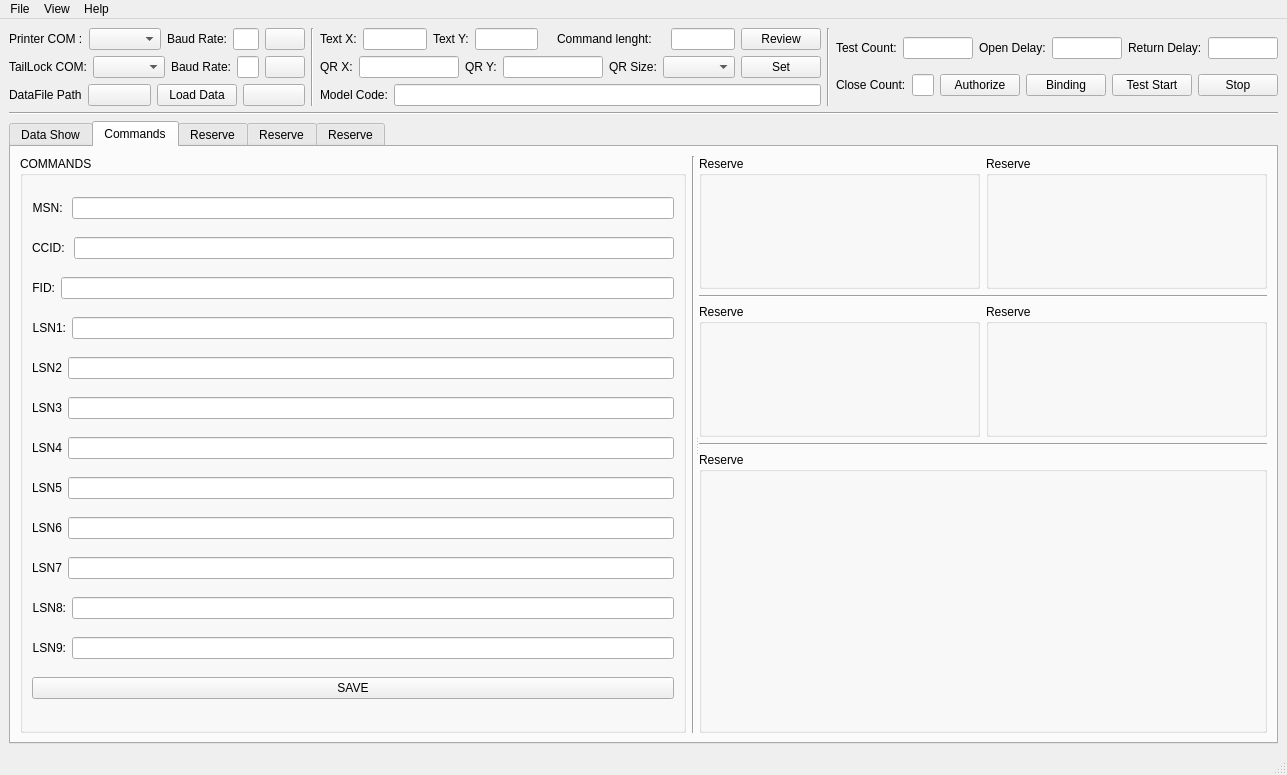
<?xml version="1.0" encoding="UTF-8"?>
<ui version="4.0">
 <class>MainWindow</class>
 <widget class="QMainWindow" name="MainWindow">
  <property name="geometry">
   <rect>
    <x>0</x>
    <y>0</y>
    <width>1287</width>
    <height>775</height>
   </rect>
  </property>
  <property name="windowTitle">
   <string>MainWindow</string>
  </property>
  <widget class="QWidget" name="centralwidget">
   <layout class="QVBoxLayout" name="verticalLayout_7">
    <item>
     <layout class="QVBoxLayout" name="verticalLayout_6">
      <item>
       <layout class="QVBoxLayout" name="verticalLayout_4">
        <item>
         <layout class="QHBoxLayout" name="horizontalLayout_12">
          <item>
           <layout class="QHBoxLayout" name="horizontalLayout_9">
            <item>
             <layout class="QHBoxLayout" name="horizontalLayout_4">
              <item>
               <layout class="QVBoxLayout" name="verticalLayout">
                <item>
                 <layout class="QHBoxLayout" name="horizontalLayout">
                  <item>
                   <widget class="QLabel" name="label">
                    <property name="text">
                     <string>Printer COM :</string>
                    </property>
                   </widget>
                  </item>
                  <item>
                   <widget class="QComboBox" name="comboBox"/>
                  </item>
                  <item>
                   <widget class="QLabel" name="label_3">
                    <property name="text">
                     <string>Baud Rate:</string>
                    </property>
                   </widget>
                  </item>
                  <item>
                   <widget class="QLineEdit" name="lineEdit"/>
                  </item>
                  <item>
                   <widget class="QPushButton" name="pushButton_8">
                    <property name="text">
                     <string/>
                    </property>
                   </widget>
                  </item>
                 </layout>
                </item>
                <item>
                 <layout class="QHBoxLayout" name="horizontalLayout_2">
                  <item>
                   <widget class="QLabel" name="label_2">
                    <property name="text">
                     <string>TailLock COM:</string>
                    </property>
                   </widget>
                  </item>
                  <item>
                   <widget class="QComboBox" name="comboBox_2"/>
                  </item>
                  <item>
                   <widget class="QLabel" name="label_4">
                    <property name="text">
                     <string>Baud Rate:</string>
                    </property>
                   </widget>
                  </item>
                  <item>
                   <widget class="QLineEdit" name="lineEdit_2"/>
                  </item>
                  <item>
                   <widget class="QPushButton" name="pushButton_9">
                    <property name="text">
                     <string/>
                    </property>
                   </widget>
                  </item>
                 </layout>
                </item>
                <item>
                 <layout class="QHBoxLayout" name="horizontalLayout_3">
                  <item>
                   <widget class="QLabel" name="label_5">
                    <property name="text">
                     <string>DataFile Path</string>
                    </property>
                   </widget>
                  </item>
                  <item>
                   <widget class="QPushButton" name="pushButton_10">
                    <property name="text">
                     <string/>
                    </property>
                   </widget>
                  </item>
                  <item>
                   <widget class="QPushButton" name="pushButton">
                    <property name="text">
                     <string>Load Data</string>
                    </property>
                   </widget>
                  </item>
                  <item>
                   <widget class="QPushButton" name="pushButton_2">
                    <property name="text">
                     <string/>
                    </property>
                   </widget>
                  </item>
                 </layout>
                </item>
               </layout>
              </item>
              <item>
               <widget class="Line" name="line_4">
                <property name="styleSheet">
                 <string notr="true"/>
                </property>
                <property name="orientation">
                 <enum>Qt::Vertical</enum>
                </property>
               </widget>
              </item>
             </layout>
            </item>
            <item>
             <layout class="QHBoxLayout" name="horizontalLayout_8">
              <item>
               <layout class="QVBoxLayout" name="verticalLayout_2">
                <item>
                 <layout class="QHBoxLayout" name="horizontalLayout_5">
                  <item>
                   <widget class="QLabel" name="label_6">
                    <property name="text">
                     <string>Text X:</string>
                    </property>
                   </widget>
                  </item>
                  <item>
                   <widget class="QLineEdit" name="lineEdit_3"/>
                  </item>
                  <item>
                   <widget class="QLabel" name="label_7">
                    <property name="text">
                     <string>Text Y:</string>
                    </property>
                   </widget>
                  </item>
                  <item>
                   <widget class="QLineEdit" name="lineEdit_4"/>
                  </item>
                  <item>
                   <widget class="QLabel" name="label_16">
                    <property name="text">
                     <string/>
                    </property>
                   </widget>
                  </item>
                  <item>
                   <widget class="QLabel" name="label_18">
                    <property name="text">
                     <string>Command lenght:</string>
                    </property>
                   </widget>
                  </item>
                  <item>
                   <widget class="QLabel" name="label_17">
                    <property name="text">
                     <string/>
                    </property>
                   </widget>
                  </item>
                  <item>
                   <widget class="QLineEdit" name="lineEdit_12"/>
                  </item>
                  <item>
                   <widget class="QPushButton" name="pushButton_3">
                    <property name="text">
                     <string>Review</string>
                    </property>
                   </widget>
                  </item>
                 </layout>
                </item>
                <item>
                 <layout class="QHBoxLayout" name="horizontalLayout_6">
                  <item>
                   <widget class="QLabel" name="label_8">
                    <property name="text">
                     <string>QR X:</string>
                    </property>
                   </widget>
                  </item>
                  <item>
                   <widget class="QLineEdit" name="lineEdit_5"/>
                  </item>
                  <item>
                   <widget class="QLabel" name="label_9">
                    <property name="text">
                     <string>QR Y:</string>
                    </property>
                   </widget>
                  </item>
                  <item>
                   <widget class="QLineEdit" name="lineEdit_6"/>
                  </item>
                  <item>
                   <widget class="QLabel" name="label_10">
                    <property name="text">
                     <string>QR Size:</string>
                    </property>
                   </widget>
                  </item>
                  <item>
                   <widget class="QComboBox" name="comboBox_3"/>
                  </item>
                  <item>
                   <widget class="QPushButton" name="pushButton_4">
                    <property name="text">
                     <string>Set</string>
                    </property>
                   </widget>
                  </item>
                 </layout>
                </item>
                <item>
                 <layout class="QHBoxLayout" name="horizontalLayout_7">
                  <item>
                   <widget class="QLabel" name="label_11">
                    <property name="text">
                     <string>Model Code:</string>
                    </property>
                   </widget>
                  </item>
                  <item>
                   <widget class="QLineEdit" name="lineEdit_7"/>
                  </item>
                 </layout>
                </item>
               </layout>
              </item>
              <item>
               <widget class="Line" name="line_5">
                <property name="orientation">
                 <enum>Qt::Vertical</enum>
                </property>
               </widget>
              </item>
             </layout>
            </item>
           </layout>
          </item>
          <item>
           <layout class="QVBoxLayout" name="verticalLayout_3">
            <item>
             <layout class="QHBoxLayout" name="horizontalLayout_10">
              <item>
               <widget class="QLabel" name="label_13">
                <property name="text">
                 <string>Test Count:</string>
                </property>
               </widget>
              </item>
              <item>
               <widget class="QLineEdit" name="lineEdit_8"/>
              </item>
              <item>
               <widget class="QLabel" name="label_12">
                <property name="text">
                 <string>Open Delay:</string>
                </property>
               </widget>
              </item>
              <item>
               <widget class="QLineEdit" name="lineEdit_9"/>
              </item>
              <item>
               <widget class="QLabel" name="label_14">
                <property name="text">
                 <string>Return Delay:</string>
                </property>
               </widget>
              </item>
              <item>
               <widget class="QLineEdit" name="lineEdit_10"/>
              </item>
             </layout>
            </item>
            <item>
             <layout class="QHBoxLayout" name="horizontalLayout_11">
              <item>
               <widget class="QLabel" name="label_15">
                <property name="text">
                 <string>Close Count:</string>
                </property>
               </widget>
              </item>
              <item>
               <widget class="QLineEdit" name="lineEdit_11">
                <property name="text">
                 <string/>
                </property>
               </widget>
              </item>
              <item>
               <widget class="QPushButton" name="pushButton_5">
                <property name="text">
                 <string>Authorize</string>
                </property>
               </widget>
              </item>
              <item>
               <widget class="QPushButton" name="pushButton_6">
                <property name="text">
                 <string>Binding</string>
                </property>
               </widget>
              </item>
              <item>
               <widget class="QPushButton" name="pushButton_7">
                <property name="text">
                 <string>Test Start</string>
                </property>
               </widget>
              </item>
              <item>
               <widget class="QPushButton" name="pushButton_11">
                <property name="text">
                 <string>Stop</string>
                </property>
               </widget>
              </item>
             </layout>
            </item>
           </layout>
          </item>
         </layout>
        </item>
        <item>
         <widget class="Line" name="line_6">
          <property name="orientation">
           <enum>Qt::Horizontal</enum>
          </property>
         </widget>
        </item>
       </layout>
      </item>
      <item>
       <widget class="QTabWidget" name="tabWidget">
        <property name="currentIndex">
         <number>1</number>
        </property>
        <widget class="QWidget" name="tab">
         <attribute name="title">
          <string>Data Show</string>
         </attribute>
         <layout class="QVBoxLayout" name="verticalLayout_5">
          <item>
           <widget class="QTableWidget" name="tableWidget">
            <property name="selectionBehavior">
             <enum>QAbstractItemView::SelectItems</enum>
            </property>
           </widget>
          </item>
         </layout>
        </widget>
        <widget class="QWidget" name="tab_2">
         <attribute name="title">
          <string>Commands</string>
         </attribute>
         <layout class="QHBoxLayout" name="horizontalLayout_16">
          <item>
           <widget class="QSplitter" name="splitter">
            <property name="orientation">
             <enum>Qt::Horizontal</enum>
            </property>
            <widget class="QWidget" name="layoutWidget">
             <layout class="QHBoxLayout" name="horizontalLayout_15">
              <item>
               <widget class="QGroupBox" name="groupBox">
                <property name="title">
                 <string>COMMANDS</string>
                </property>
                <layout class="QHBoxLayout" name="horizontalLayout_14">
                 <item>
                  <layout class="QVBoxLayout" name="verticalLayout_8">
                   <item>
                    <layout class="QHBoxLayout" name="horizontalLayout_13">
                     <item>
                      <widget class="QLabel" name="label_25">
                       <property name="contextMenuPolicy">
                        <enum>Qt::PreventContextMenu</enum>
                       </property>
                       <property name="layoutDirection">
                        <enum>Qt::RightToLeft</enum>
                       </property>
                       <property name="text">
                        <string>MSN: </string>
                       </property>
                       <property name="alignment">
                        <set>Qt::AlignRight|Qt::AlignTrailing|Qt::AlignVCenter</set>
                       </property>
                      </widget>
                     </item>
                     <item>
                      <widget class="QLineEdit" name="lineEdit_19"/>
                     </item>
                    </layout>
                   </item>
                   <item>
                    <layout class="QHBoxLayout" name="horizontalLayout_17">
                     <item>
                      <widget class="QLabel" name="label_19">
                       <property name="contextMenuPolicy">
                        <enum>Qt::PreventContextMenu</enum>
                       </property>
                       <property name="layoutDirection">
                        <enum>Qt::RightToLeft</enum>
                       </property>
                       <property name="text">
                        <string>CCID: </string>
                       </property>
                       <property name="alignment">
                        <set>Qt::AlignRight|Qt::AlignTrailing|Qt::AlignVCenter</set>
                       </property>
                      </widget>
                     </item>
                     <item>
                      <widget class="QLineEdit" name="lineEdit_13"/>
                     </item>
                    </layout>
                   </item>
                   <item>
                    <layout class="QHBoxLayout" name="horizontalLayout_18">
                     <item>
                      <widget class="QLabel" name="label_20">
                       <property name="contextMenuPolicy">
                        <enum>Qt::PreventContextMenu</enum>
                       </property>
                       <property name="layoutDirection">
                        <enum>Qt::RightToLeft</enum>
                       </property>
                       <property name="text">
                        <string>FID:</string>
                       </property>
                       <property name="alignment">
                        <set>Qt::AlignRight|Qt::AlignTrailing|Qt::AlignVCenter</set>
                       </property>
                      </widget>
                     </item>
                     <item>
                      <widget class="QLineEdit" name="lineEdit_14"/>
                     </item>
                    </layout>
                   </item>
                   <item>
                    <layout class="QHBoxLayout" name="horizontalLayout_19">
                     <item>
                      <widget class="QLabel" name="label_21">
                       <property name="contextMenuPolicy">
                        <enum>Qt::PreventContextMenu</enum>
                       </property>
                       <property name="layoutDirection">
                        <enum>Qt::RightToLeft</enum>
                       </property>
                       <property name="text">
                        <string>LSN1:</string>
                       </property>
                       <property name="alignment">
                        <set>Qt::AlignRight|Qt::AlignTrailing|Qt::AlignVCenter</set>
                       </property>
                      </widget>
                     </item>
                     <item>
                      <widget class="QLineEdit" name="lineEdit_15"/>
                     </item>
                    </layout>
                   </item>
                   <item>
                    <layout class="QHBoxLayout" name="horizontalLayout_20">
                     <item>
                      <widget class="QLabel" name="label_22">
                       <property name="contextMenuPolicy">
                        <enum>Qt::PreventContextMenu</enum>
                       </property>
                       <property name="layoutDirection">
                        <enum>Qt::RightToLeft</enum>
                       </property>
                       <property name="text">
                        <string>LSN2</string>
                       </property>
                       <property name="alignment">
                        <set>Qt::AlignRight|Qt::AlignTrailing|Qt::AlignVCenter</set>
                       </property>
                      </widget>
                     </item>
                     <item>
                      <widget class="QLineEdit" name="lineEdit_16"/>
                     </item>
                    </layout>
                   </item>
                   <item>
                    <layout class="QHBoxLayout" name="horizontalLayout_21">
                     <item>
                      <widget class="QLabel" name="label_23">
                       <property name="contextMenuPolicy">
                        <enum>Qt::PreventContextMenu</enum>
                       </property>
                       <property name="layoutDirection">
                        <enum>Qt::RightToLeft</enum>
                       </property>
                       <property name="text">
                        <string>LSN3</string>
                       </property>
                       <property name="alignment">
                        <set>Qt::AlignRight|Qt::AlignTrailing|Qt::AlignVCenter</set>
                       </property>
                      </widget>
                     </item>
                     <item>
                      <widget class="QLineEdit" name="lineEdit_17"/>
                     </item>
                    </layout>
                   </item>
                   <item>
                    <layout class="QHBoxLayout" name="horizontalLayout_22">
                     <item>
                      <widget class="QLabel" name="label_24">
                       <property name="contextMenuPolicy">
                        <enum>Qt::PreventContextMenu</enum>
                       </property>
                       <property name="layoutDirection">
                        <enum>Qt::RightToLeft</enum>
                       </property>
                       <property name="text">
                        <string>LSN4</string>
                       </property>
                       <property name="alignment">
                        <set>Qt::AlignRight|Qt::AlignTrailing|Qt::AlignVCenter</set>
                       </property>
                      </widget>
                     </item>
                     <item>
                      <widget class="QLineEdit" name="lineEdit_18"/>
                     </item>
                    </layout>
                   </item>
                   <item>
                    <layout class="QHBoxLayout" name="horizontalLayout_23">
                     <item>
                      <widget class="QLabel" name="label_26">
                       <property name="contextMenuPolicy">
                        <enum>Qt::PreventContextMenu</enum>
                       </property>
                       <property name="layoutDirection">
                        <enum>Qt::RightToLeft</enum>
                       </property>
                       <property name="text">
                        <string>LSN5</string>
                       </property>
                       <property name="alignment">
                        <set>Qt::AlignRight|Qt::AlignTrailing|Qt::AlignVCenter</set>
                       </property>
                      </widget>
                     </item>
                     <item>
                      <widget class="QLineEdit" name="lineEdit_20"/>
                     </item>
                    </layout>
                   </item>
                   <item>
                    <layout class="QHBoxLayout" name="horizontalLayout_24">
                     <item>
                      <widget class="QLabel" name="label_27">
                       <property name="contextMenuPolicy">
                        <enum>Qt::PreventContextMenu</enum>
                       </property>
                       <property name="layoutDirection">
                        <enum>Qt::RightToLeft</enum>
                       </property>
                       <property name="text">
                        <string>LSN6</string>
                       </property>
                       <property name="alignment">
                        <set>Qt::AlignRight|Qt::AlignTrailing|Qt::AlignVCenter</set>
                       </property>
                      </widget>
                     </item>
                     <item>
                      <widget class="QLineEdit" name="lineEdit_21"/>
                     </item>
                    </layout>
                   </item>
                   <item>
                    <layout class="QHBoxLayout" name="horizontalLayout_25">
                     <item>
                      <widget class="QLabel" name="label_28">
                       <property name="contextMenuPolicy">
                        <enum>Qt::PreventContextMenu</enum>
                       </property>
                       <property name="layoutDirection">
                        <enum>Qt::RightToLeft</enum>
                       </property>
                       <property name="text">
                        <string>LSN7</string>
                       </property>
                       <property name="alignment">
                        <set>Qt::AlignRight|Qt::AlignTrailing|Qt::AlignVCenter</set>
                       </property>
                      </widget>
                     </item>
                     <item>
                      <widget class="QLineEdit" name="lineEdit_22"/>
                     </item>
                    </layout>
                   </item>
                   <item>
                    <layout class="QHBoxLayout" name="horizontalLayout_26">
                     <item>
                      <widget class="QLabel" name="label_29">
                       <property name="contextMenuPolicy">
                        <enum>Qt::PreventContextMenu</enum>
                       </property>
                       <property name="layoutDirection">
                        <enum>Qt::RightToLeft</enum>
                       </property>
                       <property name="text">
                        <string>LSN8:</string>
                       </property>
                       <property name="alignment">
                        <set>Qt::AlignRight|Qt::AlignTrailing|Qt::AlignVCenter</set>
                       </property>
                      </widget>
                     </item>
                     <item>
                      <widget class="QLineEdit" name="lineEdit_23"/>
                     </item>
                    </layout>
                   </item>
                   <item>
                    <layout class="QHBoxLayout" name="horizontalLayout_27">
                     <item>
                      <widget class="QLabel" name="label_30">
                       <property name="contextMenuPolicy">
                        <enum>Qt::PreventContextMenu</enum>
                       </property>
                       <property name="layoutDirection">
                        <enum>Qt::RightToLeft</enum>
                       </property>
                       <property name="text">
                        <string>LSN9:</string>
                       </property>
                       <property name="alignment">
                        <set>Qt::AlignRight|Qt::AlignTrailing|Qt::AlignVCenter</set>
                       </property>
                      </widget>
                     </item>
                     <item>
                      <widget class="QLineEdit" name="lineEdit_24"/>
                     </item>
                    </layout>
                   </item>
                   <item>
                    <widget class="QPushButton" name="pushButton_12">
                     <property name="text">
                      <string>SAVE</string>
                     </property>
                    </widget>
                   </item>
                  </layout>
                 </item>
                </layout>
               </widget>
              </item>
              <item>
               <widget class="Line" name="line">
                <property name="orientation">
                 <enum>Qt::Vertical</enum>
                </property>
               </widget>
              </item>
             </layout>
            </widget>
            <widget class="QWidget" name="layoutWidget">
             <layout class="QVBoxLayout" name="verticalLayout_9">
              <item>
               <layout class="QGridLayout" name="gridLayout_2">
                <item row="1" column="0" colspan="2">
                 <widget class="Line" name="line_2">
                  <property name="orientation">
                   <enum>Qt::Horizontal</enum>
                  </property>
                 </widget>
                </item>
                <item row="0" column="1">
                 <widget class="QGroupBox" name="groupBox_3">
                  <property name="title">
                   <string>Reserve</string>
                  </property>
                 </widget>
                </item>
                <item row="0" column="0">
                 <widget class="QGroupBox" name="groupBox_2">
                  <property name="title">
                   <string>Reserve</string>
                  </property>
                 </widget>
                </item>
                <item row="2" column="0">
                 <widget class="QGroupBox" name="groupBox_5">
                  <property name="title">
                   <string>Reserve</string>
                  </property>
                 </widget>
                </item>
                <item row="2" column="1">
                 <widget class="QGroupBox" name="groupBox_4">
                  <property name="title">
                   <string>Reserve</string>
                  </property>
                 </widget>
                </item>
               </layout>
              </item>
              <item>
               <widget class="Line" name="line_3">
                <property name="orientation">
                 <enum>Qt::Horizontal</enum>
                </property>
               </widget>
              </item>
              <item>
               <widget class="QGroupBox" name="groupBox_6">
                <property name="title">
                 <string>Reserve</string>
                </property>
               </widget>
              </item>
             </layout>
            </widget>
           </widget>
          </item>
         </layout>
        </widget>
        <widget class="QWidget" name="tab_3">
         <attribute name="title">
          <string>Reserve</string>
         </attribute>
        </widget>
        <widget class="QWidget" name="tab_4">
         <attribute name="title">
          <string>Reserve</string>
         </attribute>
        </widget>
        <widget class="QWidget" name="tab_5">
         <attribute name="title">
          <string>Reserve</string>
         </attribute>
        </widget>
       </widget>
      </item>
     </layout>
    </item>
   </layout>
  </widget>
  <widget class="QMenuBar" name="menubar">
   <property name="geometry">
    <rect>
     <x>0</x>
     <y>0</y>
     <width>1287</width>
     <height>21</height>
    </rect>
   </property>
   <widget class="QMenu" name="menuFile">
    <property name="title">
     <string>File</string>
    </property>
    <addaction name="actionExit"/>
   </widget>
   <widget class="QMenu" name="menuView">
    <property name="title">
     <string>View</string>
    </property>
    <addaction name="actionSet_Transparency"/>
    <addaction name="actionSet_Window_Style"/>
    <addaction name="actionSet_Font"/>
    <addaction name="separator"/>
    <addaction name="actionRun"/>
   </widget>
   <widget class="QMenu" name="menuHelp">
    <property name="title">
     <string>Help</string>
    </property>
    <addaction name="actionAbout_Me"/>
   </widget>
   <addaction name="menuFile"/>
   <addaction name="menuView"/>
   <addaction name="menuHelp"/>
  </widget>
  <widget class="QStatusBar" name="statusbar"/>
  <action name="actionExit">
   <property name="text">
    <string>Exit</string>
   </property>
  </action>
  <action name="actionSet_Transparency">
   <property name="text">
    <string>Set Transparency</string>
   </property>
  </action>
  <action name="actionSet_Window_Style">
   <property name="text">
    <string>Set Window Style</string>
   </property>
  </action>
  <action name="actionSet_Font">
   <property name="text">
    <string>Set Font</string>
   </property>
  </action>
  <action name="actionRun">
   <property name="text">
    <string>Run</string>
   </property>
  </action>
  <action name="actionAbout_Me">
   <property name="text">
    <string>About Me</string>
   </property>
  </action>
 </widget>
 <resources/>
 <connections/>
</ui>
